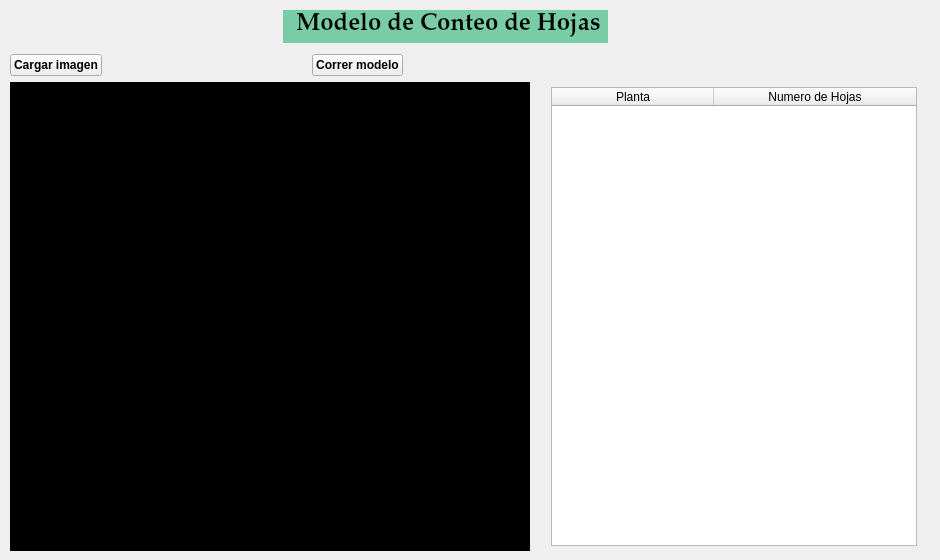
         <widget class="QWidget" name="p_Hojas">
          <property name="sizePolicy">
           <sizepolicy hsizetype="Preferred" vsizetype="Preferred">
            <horstretch>0</horstretch>
            <verstretch>0</verstretch>
           </sizepolicy>
          </property>
          <property name="maximumSize">
           <size>
            <width>16777215</width>
            <height>16777215</height>
           </size>
          </property>
          <property name="layoutDirection">
           <enum>Qt::LeftToRight</enum>
          </property>
          <property name="styleSheet">
           <string notr="true"/>
          </property>
          <widget class="QWidget" name="layoutWidget_3">
           <property name="geometry">
            <rect>
             <x>10</x>
             <y>10</y>
             <width>921</width>
             <height>541</height>
            </rect>
           </property>
           <layout class="QVBoxLayout" name="l_bodyhome_3">
            <property name="spacing">
             <number>6</number>
            </property>
            <property name="topMargin">
             <number>0</number>
            </property>
            <item>
             <layout class="QHBoxLayout" name="horizontalLayout_8">
              <property name="spacing">
               <number>0</number>
              </property>
              <property name="topMargin">
               <number>0</number>
              </property>
              <item>
               <widget class="QLabel" name="titulo_model_3">
                <property name="sizePolicy">
                 <sizepolicy hsizetype="Minimum" vsizetype="Minimum">
                  <horstretch>0</horstretch>
                  <verstretch>0</verstretch>
                 </sizepolicy>
                </property>
                <property name="minimumSize">
                 <size>
                  <width>0</width>
                  <height>0</height>
                 </size>
                </property>
                <property name="maximumSize">
                 <size>
                  <width>325</width>
                  <height>16777215</height>
                 </size>
                </property>
                <property name="font">
                 <font>
                  <family>Palatino Linotype</family>
                  <pointsize>18</pointsize>
                  <bold>true</bold>
                 </font>
                </property>
                <property name="layoutDirection">
                 <enum>Qt::RightToLeft</enum>
                </property>
                <property name="styleSheet">
                 <string notr="true">
 

border: 2px solid rgb(120, 205, 166);
background-color: rgb(120, 205, 166);
</string>
                </property>
                <property name="text">
                 <string>&lt;html&gt;&lt;head/&gt;&lt;body&gt;&lt;p align=&quot;center&quot;&gt;Modelo de Conteo de Hojas&lt;/p&gt;&lt;/body&gt;&lt;/html&gt;</string>
                </property>
               </widget>
              </item>
              <item>
               <spacer name="horizontalSpacer_21">
                <property name="orientation">
                 <enum>Qt::Horizontal</enum>
                </property>
                <property name="sizeType">
                 <enum>QSizePolicy::Preferred</enum>
                </property>
                <property name="sizeHint" stdset="0">
                 <size>
                  <width>50</width>
                  <height>20</height>
                 </size>
                </property>
               </spacer>
              </item>
             </layout>
            </item>
            <item>
             <spacer name="verticalSpacer_6">
              <property name="orientation">
               <enum>Qt::Vertical</enum>
              </property>
              <property name="sizeType">
               <enum>QSizePolicy::Preferred</enum>
              </property>
              <property name="sizeHint" stdset="0">
               <size>
                <width>20</width>
                <height>5</height>
               </size>
              </property>
             </spacer>
            </item>
            <item>
             <layout class="QHBoxLayout" name="ho_titulo2_3"/>
            </item>
            <item>
             <layout class="QHBoxLayout" name="horizontalLayout_9">
              <item>
               <widget class="QPushButton" name="upload_img">
                <property name="font">
                 <font>
                  <bold>true</bold>
                 </font>
                </property>
                <property name="text">
                 <string>Cargar imagen</string>
                </property>
                <property name="icon">
                 <iconset>
                  <normaloff>:/iconos/folder-plus.svg</normaloff>:/iconos/folder-plus.svg</iconset>
                </property>
                <property name="iconSize">
                 <size>
                  <width>20</width>
                  <height>20</height>
                 </size>
                </property>
               </widget>
              </item>
              <item>
               <spacer name="horizontalSpacer_24">
                <property name="orientation">
                 <enum>Qt::Horizontal</enum>
                </property>
                <property name="sizeHint" stdset="0">
                 <size>
                  <width>40</width>
                  <height>20</height>
                 </size>
                </property>
               </spacer>
              </item>
              <item>
               <widget class="QPushButton" name="hojas">
                <property name="font">
                 <font>
                  <bold>true</bold>
                 </font>
                </property>
                <property name="text">
                 <string>Correr modelo</string>
                </property>
                <property name="icon">
                 <iconset>
                  <normaloff>:/iconos/eye.svg</normaloff>:/iconos/eye.svg</iconset>
                </property>
                <property name="iconSize">
                 <size>
                  <width>20</width>
                  <height>20</height>
                 </size>
                </property>
               </widget>
              </item>
              <item>
               <spacer name="horizontalSpacer_25">
                <property name="orientation">
                 <enum>Qt::Horizontal</enum>
                </property>
                <property name="sizeType">
                 <enum>QSizePolicy::Expanding</enum>
                </property>
                <property name="sizeHint" stdset="0">
                 <size>
                  <width>40</width>
                  <height>20</height>
                 </size>
                </property>
               </spacer>
              </item>
              <item>
               <spacer name="horizontalSpacer_26">
                <property name="orientation">
                 <enum>Qt::Horizontal</enum>
                </property>
                <property name="sizeType">
                 <enum>QSizePolicy::Preferred</enum>
                </property>
                <property name="sizeHint" stdset="0">
                 <size>
                  <width>10</width>
                  <height>20</height>
                 </size>
                </property>
               </spacer>
              </item>
              <item>
               <spacer name="horizontalSpacer_27">
                <property name="orientation">
                 <enum>Qt::Horizontal</enum>
                </property>
                <property name="sizeType">
                 <enum>QSizePolicy::Expanding</enum>
                </property>
                <property name="sizeHint" stdset="0">
                 <size>
                  <width>130</width>
                  <height>20</height>
                 </size>
                </property>
               </spacer>
              </item>
              <item>
               <spacer name="horizontalSpacer_28">
                <property name="orientation">
                 <enum>Qt::Horizontal</enum>
                </property>
                <property name="sizeType">
                 <enum>QSizePolicy::Preferred</enum>
                </property>
                <property name="sizeHint" stdset="0">
                 <size>
                  <width>40</width>
                  <height>20</height>
                 </size>
                </property>
               </spacer>
              </item>
              <item>
               <spacer name="horizontalSpacer_29">
                <property name="orientation">
                 <enum>Qt::Horizontal</enum>
                </property>
                <property name="sizeType">
                 <enum>QSizePolicy::Preferred</enum>
                </property>
                <property name="sizeHint" stdset="0">
                 <size>
                  <width>70</width>
                  <height>20</height>
                 </size>
                </property>
               </spacer>
              </item>
             </layout>
            </item>
            <item>
             <layout class="QHBoxLayout" name="lout3_3">
              <item>
               <widget class="QLabel" name="l_image_3">
                <property name="sizePolicy">
                 <sizepolicy hsizetype="Preferred" vsizetype="Preferred">
                  <horstretch>0</horstretch>
                  <verstretch>0</verstretch>
                 </sizepolicy>
                </property>
                <property name="minimumSize">
                 <size>
                  <width>520</width>
                  <height>250</height>
                 </size>
                </property>
                <property name="font">
                 <font>
                  <family>MS Sans Serif</family>
                 </font>
                </property>
                <property name="styleSheet">
                 <string notr="true">background-color: rgb(0,0,0);</string>
                </property>
                <property name="frameShape">
                 <enum>QFrame::NoFrame</enum>
                </property>
                <property name="text">
                 <string/>
                </property>
               </widget>
              </item>
              <item>
               <spacer name="horizontalSpacer_30">
                <property name="orientation">
                 <enum>Qt::Horizontal</enum>
                </property>
                <property name="sizeType">
                 <enum>QSizePolicy::Minimum</enum>
                </property>
                <property name="sizeHint" stdset="0">
                 <size>
                  <width>15</width>
                  <height>10</height>
                 </size>
                </property>
               </spacer>
              </item>
              <item>
               <layout class="QVBoxLayout" name="verticalLayout_10">
                <property name="topMargin">
                 <number>5</number>
                </property>
                <property name="rightMargin">
                 <number>14</number>
                </property>
                <property name="bottomMargin">
                 <number>5</number>
                </property>
                <item>
                 <widget class="QTableWidget" name="tabla_d2_2">
                  <property name="maximumSize">
                   <size>
                    <width>16777215</width>
                    <height>16777215</height>
                   </size>
                  </property>
                  <attribute name="horizontalHeaderCascadingSectionResizes">
                   <bool>true</bool>
                  </attribute>
                  <attribute name="horizontalHeaderDefaultSectionSize">
                   <number>162</number>
                  </attribute>
                  <attribute name="horizontalHeaderHighlightSections">
                   <bool>true</bool>
                  </attribute>
                  <attribute name="horizontalHeaderStretchLastSection">
                   <bool>true</bool>
                  </attribute>
                  <attribute name="verticalHeaderMinimumSectionSize">
                   <number>10</number>
                  </attribute>
                  <column>
                   <property name="text">
                    <string>Planta</string>
                   </property>
                  </column>
                  <column>
                   <property name="text">
                    <string>Numero de Hojas</string>
                   </property>
                  </column>
                 </widget>
                </item>
               </layout>
              </item>
             </layout>
            </item>
           </layout>
          </widget>
         </widget>
